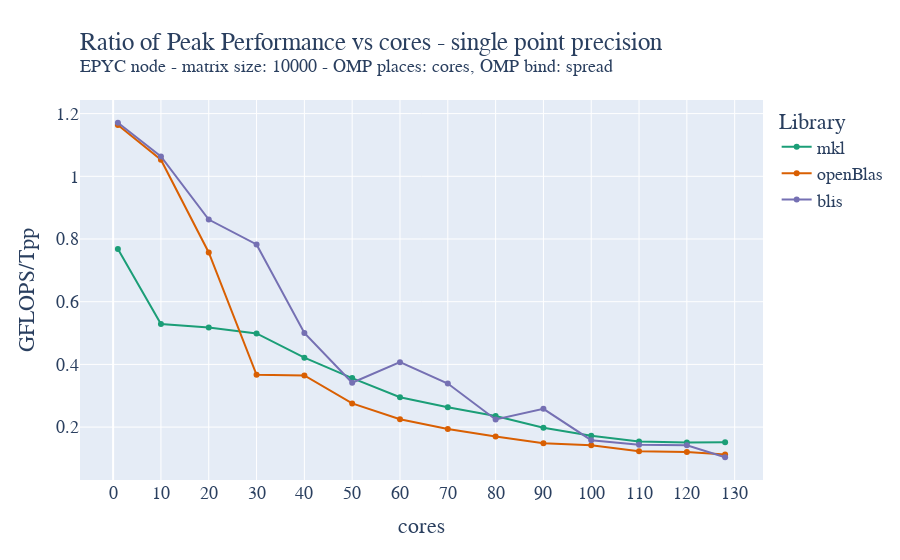

Source (notebook cell):
### Code cell
T_peak_float = 2.6*32*mkl_float_avg["cores"]["mean"]
T_peak_double = 2.6*16*mkl_float_avg["cores"]["mean"]

fig = go.Figure()

fig.add_trace(go.Scatter(x=mkl_float_avg["cores"]["mean"], y=mkl_float_avg["gflops"]["mean"]/T_peak_float, name='mkl',))
fig.add_trace(go.Scatter(x=oblas_float_avg["cores"]["mean"], y=oblas_float_avg["gflops"]["mean"]/T_peak_float, name='openBlas',))
fig.add_trace(go.Scatter(x=blis_float_avg["cores"]["mean"], y=blis_float_avg["gflops"]["mean"]/T_peak_float, name='blis',))
fig.update_layout(
    title=go.layout.Title(
        text="Ratio of Peak Performance vs cores - single point precision<br><sup>EPYC node - matrix size: 10000 - OMP places: cores, OMP bind: spread</sup>",
        xref="paper",
        x=0,
    ),
    xaxis_title="cores",
    xaxis = dict(
        tickmode = 'linear',
        tick0 = '0',
        dtick = '10'
    ),
    yaxis_title="GFLOPS/Tpp",
    legend_title="Library",
    font=dict(
        family="Courier New, monospace",
        size=18,
    ),
    colorway=["#1b9e77","#d95f02", "#7570b3"]
)
fig.show()
fig.write_image("/home/andres/hpc/Foundations_of_HPC_2022/Assignment/my_assignment/report/images/fixed_size_epyc_float_gflops_spread_ratio.pdf", height=500, width=1000)

### Figure 1 — Plotly figure (JSON) as saved in the notebook; plotly's stock layout.template omitted (floating-point values rounded to 4 significant figures)
{"data": [{"name": "mkl", "type": "scatter", "x": [1, 10, 20, 30, 40, 50, 60, 70, 80, 90, 100, 110, 120, 128], "y": [0.7685, 0.5286, 0.5178, 0.4987, 0.4215, 0.3564, 0.2951, 0.2634, 0.2353, 0.1979, 0.1725, 0.1544, 0.1512, 0.1514]}, {"name": "openBlas", "type": "scatter", "x": [1, 10, 20, 30, 40, 50, 60, 70, 80, 90, 100, 110, 120, 128], "y": [1.164, 1.053, 0.7572, 0.367, 0.3649, 0.2756, 0.2252, 0.1937, 0.1702, 0.1487, 0.1423, 0.123, 0.121, 0.1129]}, {"name": "blis", "type": "scatter", "x": [1, 10, 20, 30, 40, 50, 60, 70, 80, 90, 100, 110, 120, 128], "y": [1.171, 1.064, 0.862, 0.7826, 0.5001, 0.3416, 0.4072, 0.339, 0.2242, 0.2582, 0.1582, 0.1441, 0.1417, 0.1038]}], "layout": {"colorway": ["#1b9e77", "#d95f02", "#7570b3"], "font": {"family": "Courier New, monospace", "size": 18}, "legend": {"title": {"text": "Library"}}, "title": {"text": "Ratio of Peak Performance vs cores - single point precision<br><sup>EPYC node - matrix size: 10000 - OMP places: cores, OMP bind: spread</sup>", "x": 0, "xref": "paper"}, "xaxis": {"dtick": "10", "tick0": "0", "tickmode": "linear", "title": {"text": "cores"}}, "yaxis": {"title": {"text": "GFLOPS/Tpp"}}}}
